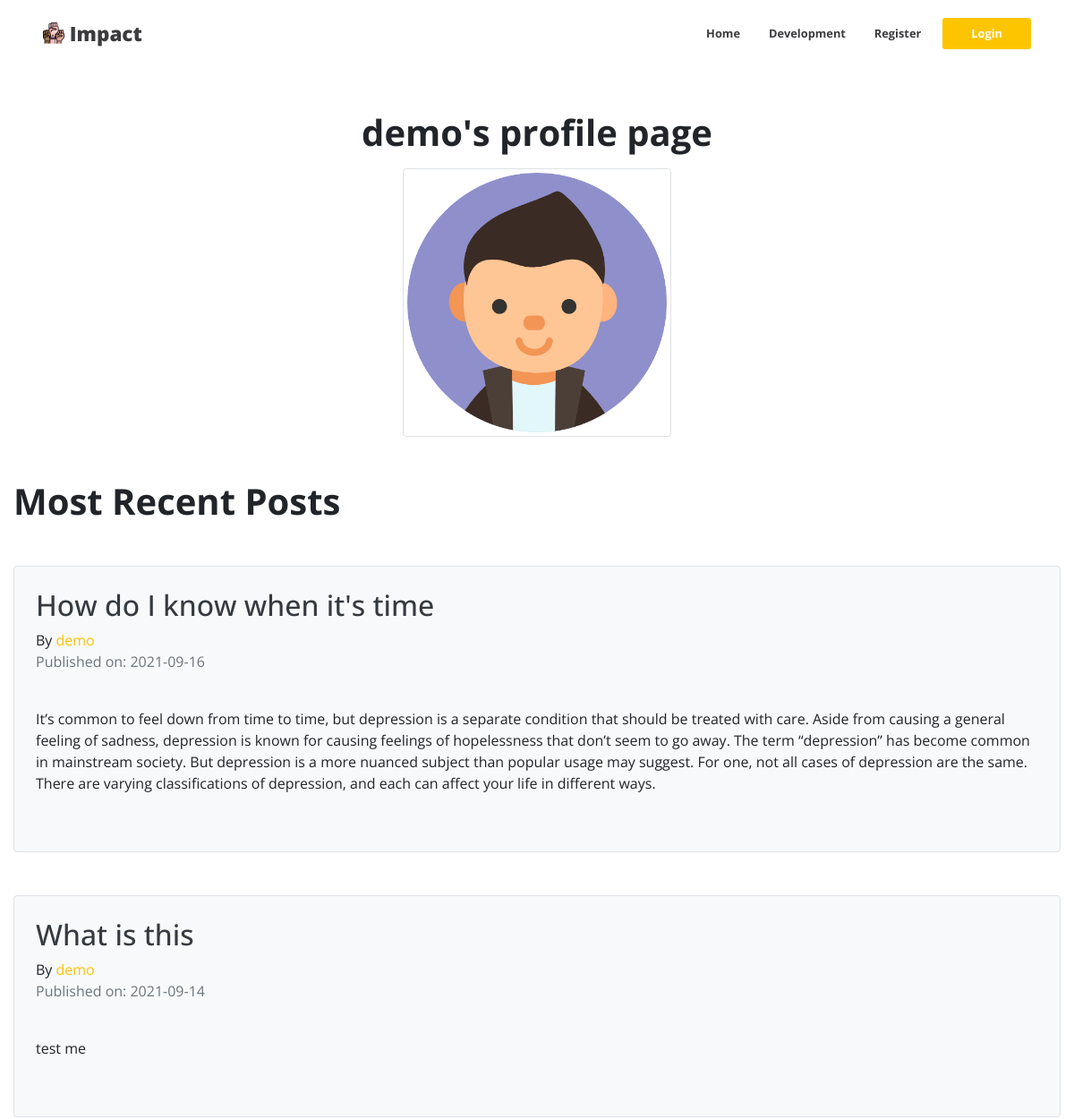
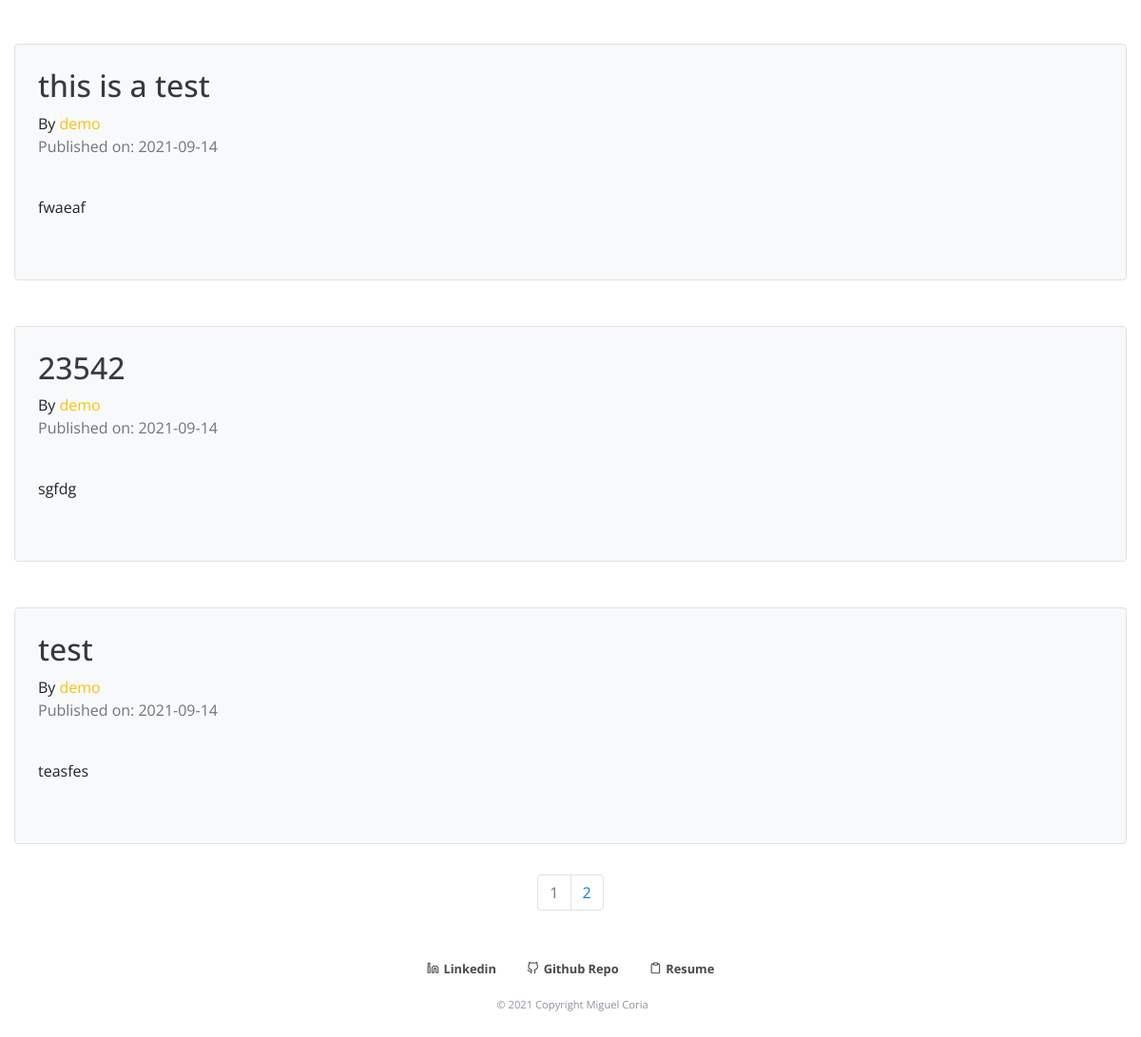
The app's page /demo, older data (2 pictures, top to bottom).
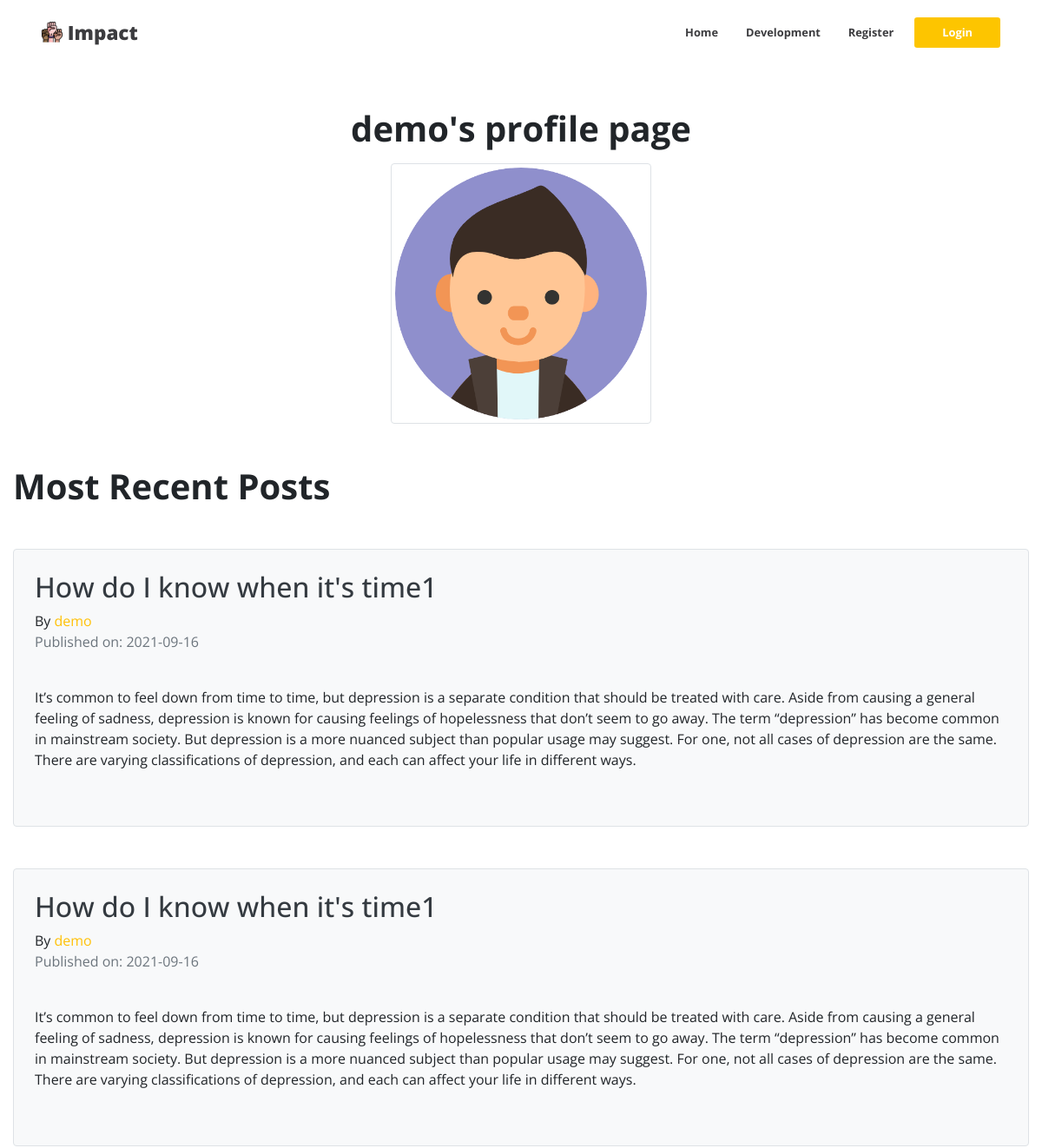
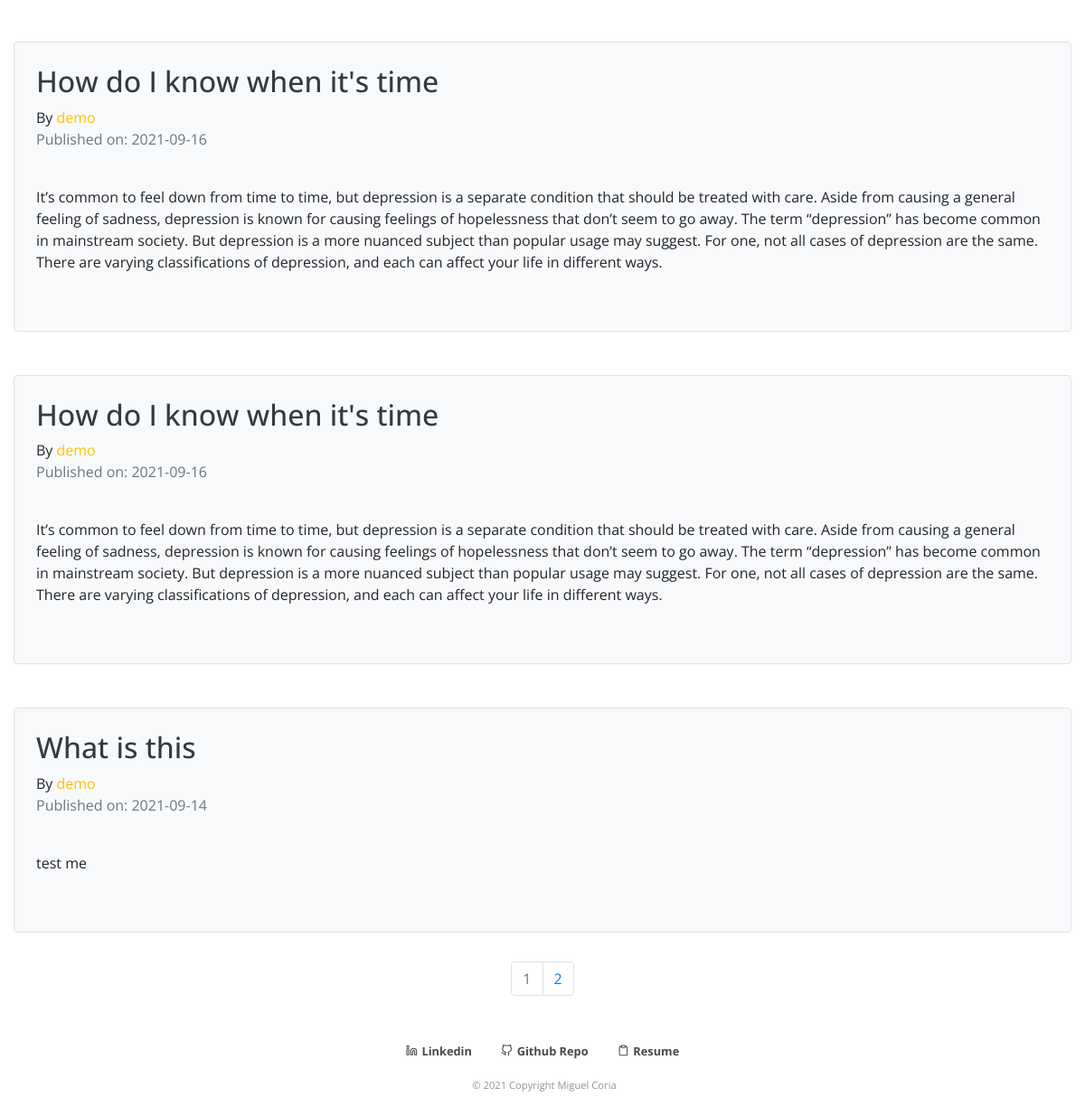
The same page, newer data (2 pictures, top to bottom).
### impact/models.py (models this page shows, shortened)
class Post(db.Model):
    users = db.relationship(User)
    id = db.Column(db.Integer, primary_key=True)
    post_image = db.Column(db.String(64), nullable=False, default='default_thumb.png')
    user_id = db.Column(db.Integer, db.ForeignKey('users.id'), nullable=False)
    date = db.Column(db.DateTime, nullable=False, default=datetime.utcnow)
    title = db.Column(db.String(140), nullable=False)
    text = db.Column(db.Text, nullable=False)

class User(db.Model,UserMixin):
    __tablename__ = 'users'
    id = db.Column(db.Integer, primary_key=True)
    profile_image = db.Column(db.String(64), nullable=False, default='default_profile.png')
    email = db.Column(db.String(64), unique=True, index=True)
    username = db.Column(db.String(64), unique=True, index=True)
    password_hash = db.Column(db.String(128))
    posts = db.relationship("Post", backref="author", lazy=True)

### impact/users/views.py (the view)
@users.route("/<username>")
def user_posts(username):
    page = request.args.get('page', 1, type=int)
    user = User.query.filter_by(username=username).first_or_404()
    posts = Post.query.filter_by(author=user).order_by(Post.date.desc()).paginate(page=page, per_page=5)
    return render_template('user_posts.html', posts=posts, user=user)

### impact/templates/user_posts.html
{% extends "base.html" %}
{% block content %}
<div class="">
    <div align='center'>
    <h1 class="mb-3 mt-5 font-weight-bold">{{user.username}}'s profile page</h1>
      <img class="img-thumbnail"src="{{url_for('static',filename='profile_pics/'+user.profile_image)}}" width="300">
    </div>
</div>
<div class="">
<h1 class="font-weight-bold mt-5">Most Recent Posts</h1>
{% for post in posts.items  %}
<div class="mt-5 mb-3 border rounded p-4 bg-light">
  <h2 class="text-dark"> <a class="text-dark" href="{{url_for('blog_post.blog_post',blog_post_id=post.id)}}">{{post.title}}</a> </h2>
  By <a href="{{url_for('users.user_posts',username=post.author.username)}}" class="text-warning">{{post.author.username}}</a>
  <p class='text-muted'>Published on: {{post.date.strftime("%Y-%m-%d")}}</p>
   <br>
   <p>{{post.text}}</p>
   <br>
  </div>
{% endfor %}
</div>
<nav aria-label='Page Navigation example'>
<ul class="pagination justify-content-center">
    {% for page_num in posts.iter_pages(left_edge=1,right_edge=1,left_current=1,right_current=2)  %}
      {% if posts.page == page_num %}
      <li class='page-item disabled'>
        <a class="page-link" href="{{url_for('users.user_posts',username=user.username,page=page_num)}}">{{ page_num}}</a>
      </li>
      {% else %}
      <li class='page-item'>
        <a class="page-link" href="{{url_for('users.user_posts',username=user.username,page=page_num)}}">{{ page_num}}</a>
      </li>
      {% endif %}
    {% endfor %}
  </ul>
</nav>
{% endblock %}

Row changes from the older to the newer data that the page shows:
no longer on this page (row unchanged): Post: title "this is a test", author.username "demo", date "2021-09-14", text "fwaeaf"
no longer on this page (row unchanged): Post: title "23542", author.username "demo", date "2021-09-14", text "sgfdg"
no longer on this page (row unchanged): Post: title "test", author.username "demo", date "2021-09-14", text "teasfes"
added Post: title "How do I know when it's time1", author.username "demo", date "2021-09-16", text "It’s common to feel down from time to time, but depression is a separate condition that should be treated with care. Aside from causing a general feeling of sadness, depression is known for causing feelings of hopelessness that don’t seem to go away. The term “depression” has become common in mainstream society. But depression is a more nuanced subject than popular usage may suggest. For one, not all cases of depression are the same. There are varying classifications of depression, and each can affect your life in different ways."
added Post: title "How do I know when it's time1", author.username "demo", date "2021-09-16", text "It’s common to feel down from time to time, but depression is a separate condition that should be treated with care. Aside from causing a general feeling of sadness, depression is known for causing feelings of hopelessness that don’t seem to go away. The term “depression” has become common in mainstream society. But depression is a more nuanced subject than popular usage may suggest. For one, not all cases of depression are the same. There are varying classifications of depression, and each can affect your life in different ways."
added Post: title "How do I know when it's time", author.username "demo", date "2021-09-16", text "It’s common to feel down from time to time, but depression is a separate condition that should be treated with care. Aside from causing a general feeling of sadness, depression is known for causing feelings of hopelessness that don’t seem to go away. The term “depression” has become common in mainstream society. But depression is a more nuanced subject than popular usage may suggest. For one, not all cases of depression are the same. There are varying classifications of depression, and each can affect your life in different ways."
